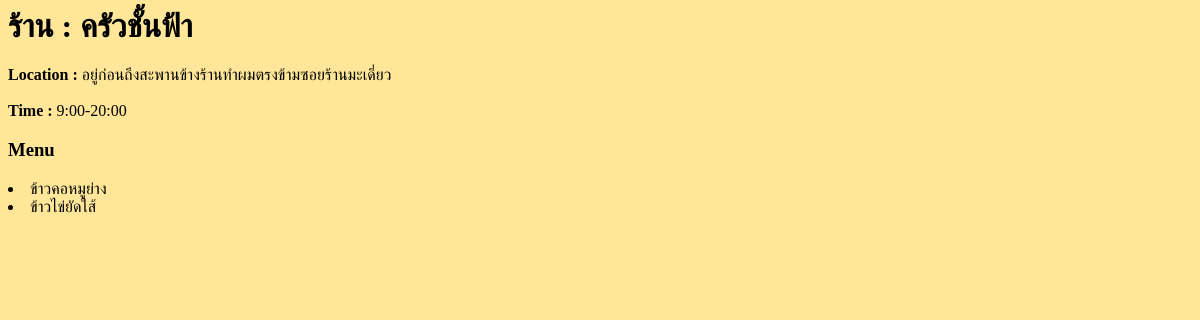
The page /2/menu/ on the database as committed earlier.
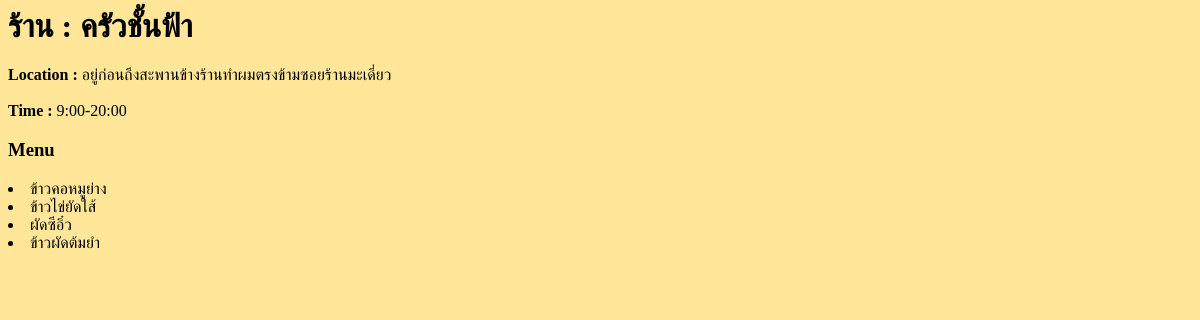
The same page on the database as committed later.
### SoiHiso/models.py (models this page shows, shortened)
class Menu(models.Model):
    menu = models.ForeignKey(Restaurant, on_delete= models.CASCADE)
    menu_text = models.CharField(max_length=200)

### SoiHiso/views.py (the view)
# urls.py: path('<int:name_id>/menu/', views.menu, name='menu'),
def menu(request,name_id):
    name = get_object_or_404(Restaurant, pk=name_id)
    return render(request, 'menu.html', {'name': name})

### SoiHiso/templates/menu.html (shortened to what this page needs)
<head>
</head>
<h1>ร้าน : {{ name.name_text }}</h1>
<b>Location :</b> {{name.location}}
<b>Time :</b> {{name.office_hours}}
<h3>Menu</h3>
{% for menu in name.menu_set.all %}
    <li>{{ menu.menu_text}}</li>
{% endfor %}

Rows that differ between the two databases and show on the page:
added Menu: menu_text "ผัดซีอิ๋ว"
added Menu: menu_text "ข้าวผัดต้มยำ"
